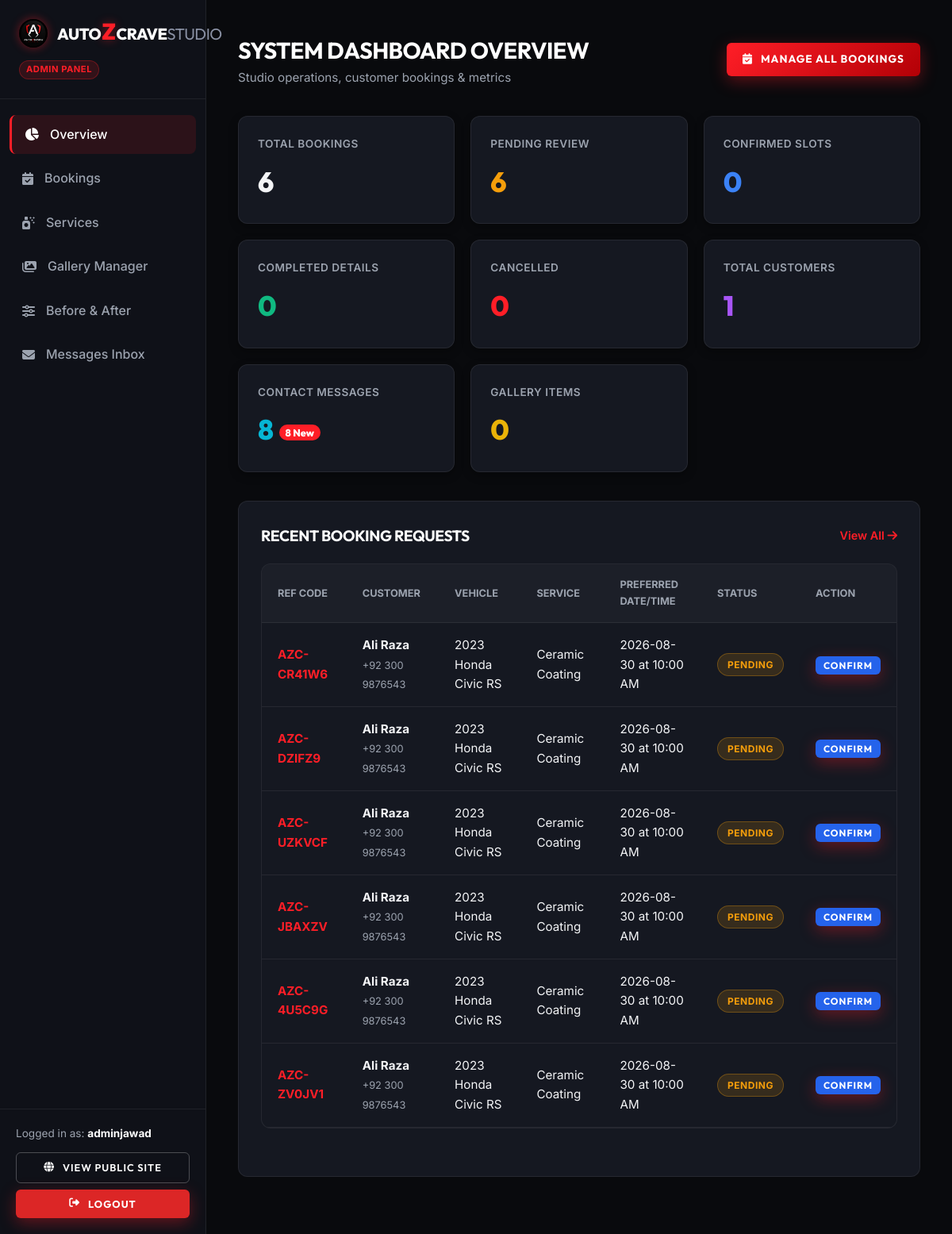
Page /admin/ (signed in) on the earlier database version.
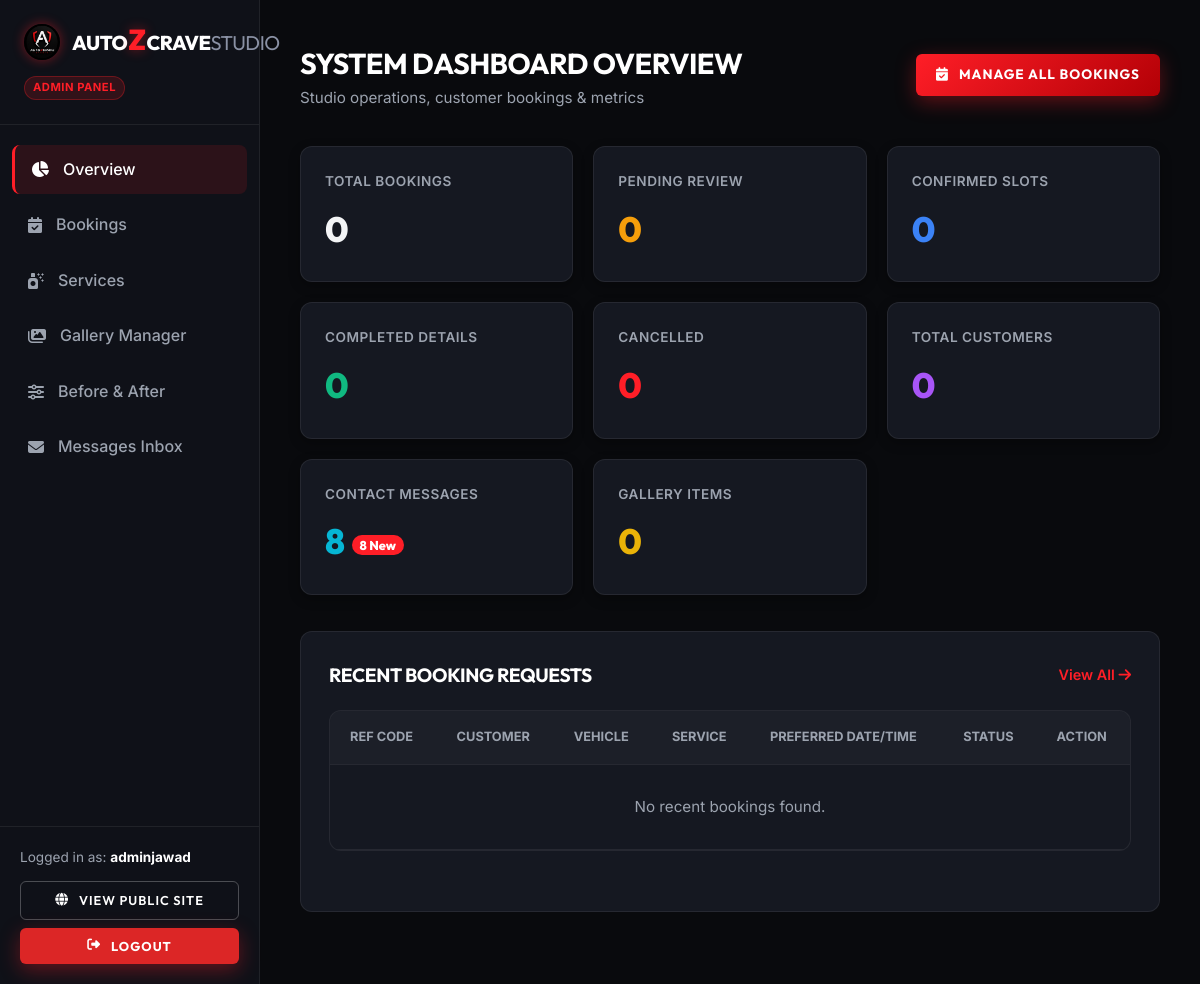
Same page on the later database version.
### models/user.py (models this page shows, shortened)
class User(UserMixin, db.Model):
    __tablename__ = 'users'
    id = db.Column(db.Integer, primary_key=True)
    name = db.Column(db.String(100), nullable=False)
    email = db.Column(db.String(120), unique=True, nullable=False, index=True)
    password_hash = db.Column(db.String(256), nullable=False)
    role = db.Column(db.String(20), nullable=False, default='customer')  # 'admin' or 'customer'
    created_at = db.Column(db.DateTime, default=datetime.utcnow)
    def is_admin(self):
        return self.role == 'admin'

### models/booking.py (models this page shows, shortened)
class Booking(db.Model):
    __tablename__ = 'bookings'
    id = db.Column(db.Integer, primary_key=True)
    reference_code = db.Column(db.String(20), unique=True, nullable=False, default=generate_booking_ref, index=True)
    customer_name = db.Column(db.String(100), nullable=False)
    customer_email = db.Column(db.String(120), nullable=False)
    customer_phone = db.Column(db.String(30), nullable=False)
    vehicle_make = db.Column(db.String(50), nullable=False)
    vehicle_model = db.Column(db.String(50), nullable=False)
    vehicle_year = db.Column(db.String(10), nullable=False)
    service_id = db.Column(db.Integer, db.ForeignKey('services.id'), nullable=False)
    preferred_date = db.Column(db.String(20), nullable=False)
    preferred_time = db.Column(db.String(20), nullable=False)
    additional_notes = db.Column(db.Text, nullable=True)
    status = db.Column(db.String(20), default='Pending', nullable=False)  # Pending, Confirmed, Completed, Cancelled
    created_at = db.Column(db.DateTime, default=datetime.utcnow)

### models/service.py (models this page shows, shortened)
class Service(db.Model):
    __tablename__ = 'services'
    id = db.Column(db.Integer, primary_key=True)
    name = db.Column(db.String(100), nullable=False)
    description = db.Column(db.Text, nullable=False)
    price = db.Column(db.String(50), nullable=True)  # e.g., "PKR 45,000" or "Starting PKR 30,000"
    duration = db.Column(db.String(50), nullable=True)  # e.g., "1 - 2 Days"
    image = db.Column(db.String(255), nullable=True)
    is_active = db.Column(db.Boolean, default=True, nullable=False)
    created_at = db.Column(db.DateTime, default=datetime.utcnow)
    bookings = db.relationship('Booking', backref='service', lazy=True, cascade='all, delete-orphan')

### routes/admin.py (the view)
@admin_bp.route('/')
@admin_required
def dashboard():
    total_bookings = Booking.query.count()
    pending_bookings = Booking.query.filter_by(status='Pending').count()
    confirmed_bookings = Booking.query.filter_by(status='Confirmed').count()
    completed_bookings = Booking.query.filter_by(status='Completed').count()
    cancelled_bookings = Booking.query.filter_by(status='Cancelled').count()
    total_messages = ContactMessage.query.count()
    unread_messages = ContactMessage.query.filter_by(status='Unread').count()
    total_gallery = GalleryItem.query.count()
    unique_customers = db.session.query(Booking.customer_email).distinct().count()
    recent_bookings = Booking.query.order_by(Booking.created_at.desc()).limit(8).all()
    recent_messages = ContactMessage.query.order_by(ContactMessage.created_at.desc()).limit(5).all()
    return render_template('admin/dashboard.html',
                           total_bookings=total_bookings,
                           pending_bookings=pending_bookings,
                           confirmed_bookings=confirmed_bookings,
                           completed_bookings=completed_bookings,
                           cancelled_bookings=cancelled_bookings,
                           total_messages=total_messages,
                           unread_messages=unread_messages,
                           total_gallery=total_gallery,
                           unique_customers=unique_customers,
                           recent_bookings=recent_bookings,
                           recent_messages=recent_messages)

### routes/admin.py (called while the page is built)
def admin_required(f):
    @wraps(f)
    @login_required
    def decorated_function(*args, **kwargs):
        if not current_user.is_admin():
            flash('Admin authorization required.', 'error')
            return redirect(url_for('auth.login'))
        return f(*args, **kwargs)
    return decorated_function

### templates/admin/dashboard.html (shortened to what this page needs)
{% extends "admin/base_admin.html" %}
{% block content %}
<div class="admin-header">
    <div>
        <h1 class="admin-page-title">SYSTEM DASHBOARD OVERVIEW</h1>
        <p style="color: var(--admin-muted); font-size: 0.95rem;">Studio operations, customer bookings & metrics</p>
    </div>
    <a href="{{ url_for('admin.bookings') }}" class="btn-primary" style="font-size: 0.85rem; padding: 10px 20px;">
        <i class="fa-solid fa-calendar-check"></i> MANAGE ALL BOOKINGS
    </a>
</div>
<div class="stats-grid">
    <div class="stat-card">
        <span class="stat-label">Total Bookings</span>
        <div class="stat-value">{{ total_bookings }}</div>
    </div>
    <div class="stat-card">
        <span class="stat-label">Pending Review</span>
        <div class="stat-value pending">{{ pending_bookings }}</div>
    </div>
    <div class="stat-card">
        <span class="stat-label">Confirmed Slots</span>
        <div class="stat-value confirmed">{{ confirmed_bookings }}</div>
    </div>
    <div class="stat-card">
        <span class="stat-label">Completed Details</span>
        <div class="stat-value completed">{{ completed_bookings }}</div>
    </div>
    <div class="stat-card">
        <span class="stat-label">Cancelled</span>
        <div class="stat-value cancelled">{{ cancelled_bookings }}</div>
    </div>
    <div class="stat-card">
        <span class="stat-label">Total Customers</span>
        <div class="stat-value" style="color: #a855f7;">{{ unique_customers }}</div>
    </div>
    <div class="stat-card">
        <span class="stat-label">Contact Messages</span>
        <div class="stat-value" style="color: #06b6d4;">{{ total_messages }} {% if unread_messages %}<span style="font-size: 0.8rem; background: var(--admin-red); color:#fff; padding:2px 8px; border-radius:50px; vertical-align:middle;">{{ unread_messages }} New</span>{% endif %}</div>
    </div>
    <div class="stat-card">
        <span class="stat-label">Gallery Items</span>
        <div class="stat-value" style="color: #eab308;">{{ total_gallery }}</div>
    </div>
</div>
<div class="admin-card-box">
    <div style="display: flex; justify-content: space-between; align-items: center; margin-bottom: 20px;">
        <h3 style="font-size: 1.2rem; text-transform: uppercase;">Recent Booking Requests</h3>
        <a href="{{ url_for('admin.bookings') }}" style="color: var(--admin-red); font-weight: 600; font-size: 0.9rem;">View All <i class="fa-solid fa-arrow-right"></i></a>
    </div>
    <div class="admin-table-container">
        <table class="admin-table">
            <thead>
                <tr>
                    <th>REF CODE</th>
                    <th>CUSTOMER</th>
                    <th>VEHICLE</th>
                    <th>SERVICE</th>
                    <th>PREFERRED DATE/TIME</th>
                    <th>STATUS</th>
                    <th>ACTION</th>
                </tr>
            </thead>
            <tbody>
                {% for b in recent_bookings %}
                <tr>
                    <td style="font-weight: 700; color: var(--admin-red);">{{ b.reference_code }}</td>
                    <td>
                        <strong style="display:block;">{{ b.customer_name }}</strong>
                        <span style="font-size:0.8rem; color:var(--admin-muted);">{{ b.customer_phone }}</span>
                    </td>
                    <td>{{ b.vehicle_year }} {{ b.vehicle_make }} {{ b.vehicle_model }}</td>
                    <td>{{ b.service.name }}</td>
                    <td>{{ b.preferred_date }} at {{ b.preferred_time }}</td>
                    <td>
                        <span class="badge badge-{{ b.status.lower() }}">{{ b.status }}</span>
                    </td>
                    <td>
                        <form action="{{ url_for('admin.update_booking_status', booking_id=b.id) }}" method="POST" style="display:inline-flex; gap:4px;">
                            {% if b.status == 'Pending' %}
                            <button type="submit" name="status" value="Confirmed" class="btn-primary" style="padding: 4px 10px; font-size: 0.75rem; background: #2563eb;">Confirm</button>
                            {% elif b.status == 'Confirmed' %}
                            <button type="submit" name="status" value="Completed" class="btn-primary" style="padding: 4px 10px; font-size: 0.75rem; background: #059669;">Complete</button>
                            {% else %}
                            <a href="{{ url_for('admin.bookings') }}" style="font-size: 0.85rem; color: var(--admin-muted);">Manage</a>
                            {% endif %}
                        </form>
                    </td>
                </tr>
                {% else %}
                <tr>
                    <td colspan="7" style="text-align: center; color: var(--admin-muted); padding: 30px;">No recent bookings found.</td>
                </tr>
                {% endfor %}
            </tbody>
        </table>
    </div>
</div>
{% endblock %}

### templates/admin/base_admin.html (shortened to what this page needs)
<!DOCTYPE html>
<html lang="en">
<head>
    <link rel="stylesheet" href="https://cdnjs.cloudflare.com/ajax/libs/font-awesome/6.4.0/css/all.min.css">
    <link rel="stylesheet" href="{{ url_for('static', filename='css/style.css') }}">
    <link rel="stylesheet" href="{{ url_for('static', filename='css/admin.css') }}">
</head>
<body class="admin-body">
    <aside class="admin-sidebar">
        <div class="admin-sidebar-header">
            <a href="{{ url_for('admin.dashboard') }}" class="brand-logo" style="font-size: 1.25rem;">
                <img src="{{ url_for('static', filename='images/logo.jpg') }}" alt="AutozCraveStudio Logo" class="brand-logo-img" style="height: 36px;">
                <span>Auto<span class="z-red">Z</span>Crave<span class="studio-gray">Studio</span></span>
            </a>
            <span style="display:inline-block; font-size:0.7rem; color:var(--red-z); background:rgba(255,30,39,0.15); border:1px solid rgba(255,30,39,0.3); padding:2px 8px; border-radius:50px; font-weight:700; margin-top:8px; letter-spacing:0.5px;">ADMIN PANEL</span>
        </div>
        <nav class="admin-nav">
            <a href="{{ url_for('admin.dashboard') }}" class="admin-nav-item {% if request.endpoint == 'admin.dashboard' %}active{% endif %}">
                <i class="fa-solid fa-chart-pie"></i> Overview
            </a>
            <a href="{{ url_for('admin.bookings') }}" class="admin-nav-item {% if request.endpoint == 'admin.bookings' %}active{% endif %}">
                <i class="fa-solid fa-calendar-check"></i> Bookings
            </a>
            <a href="{{ url_for('admin.services') }}" class="admin-nav-item {% if request.endpoint == 'admin.services' %}active{% endif %}">
                <i class="fa-solid fa-spray-can-sparkles"></i> Services
            </a>
            <a href="{{ url_for('admin.gallery') }}" class="admin-nav-item {% if request.endpoint == 'admin.gallery' %}active{% endif %}">
                <i class="fa-solid fa-images"></i> Gallery Manager
            </a>
            <a href="{{ url_for('admin.before_after') }}" class="admin-nav-item {% if request.endpoint == 'admin.before_after' %}active{% endif %}">
                <i class="fa-solid fa-sliders"></i> Before & After
            </a>
            <a href="{{ url_for('admin.messages') }}" class="admin-nav-item {% if request.endpoint == 'admin.messages' %}active{% endif %}">
                <i class="fa-solid fa-envelope"></i> Messages Inbox
            </a>
        </nav>
        <div class="admin-sidebar-footer">
            <div style="font-size: 0.85rem; color: var(--admin-muted); margin-bottom: 12px;">
                Logged in as: <strong style="color:#fff;">{{ current_user.name }}</strong>
            </div>
            <a href="{{ url_for('main.index') }}" class="btn-outline" target="_blank" style="width: 100%; padding: 8px 14px; font-size: 0.8rem; margin-bottom: 8px;">
                <i class="fa-solid fa-globe"></i> View Public Site
            </a>
            <a href="{{ url_for('auth.logout') }}" class="btn-primary" style="width: 100%; padding: 8px 14px; font-size: 0.8rem; background: #dc2626;">
                <i class="fa-solid fa-right-from-bracket"></i> Logout
            </a>
        </div>
    </aside>
    <main class="admin-main">
        {% block content %}{% endblock %}
    </main>
</body>
</html>

### static/css/style.css (style rules this page uses)
:root { --bg-dark: #0a0b0e; --bg-surface: #11131a; --bg-card: rgba(20, 24, 34, 0.75); --bg-card-hover: rgba(28, 33, 46, 0.85); --border-color: rgba(255, 255, 255, 0.08); --border-accent: rgba(255, 30, 39, 0.4); --text-main: #ffffff; --text-muted: #9aa1b2; --text-subtle: #6c758d; --red-z: #ff1e27; --red-glow: rgba(255, 30, 39, 0.45); --red-gradient: linear-gradient(135deg, #ff1e27 0%, #b30006 100%); --font-heading: 'Outfit', 'Montserrat', -apple-system, sans-serif; --font-body: 'Inter', -apple-system, sans-serif; --radius-sm: 6px; --radius-md: 12px; --radius-lg: 20px; --transition: all 0.3s cubic-bezier(0.16, 1, 0.3, 1); }
*, *::before, *::after { box-sizing: border-box; margin: 0; padding: 0; }
html { scroll-behavior: smooth; font-size: 16px; }
body { background-color: var(--bg-dark); color: var(--text-main); font-family: var(--font-body); line-height: 1.6; overflow-x: hidden; min-height: 100vh; display: flex; flex-direction: column; }
h1, h2, h3, h4, h5, h6 { font-family: var(--font-heading); font-weight: 700; letter-spacing: -0.02em; color: var(--text-main); }
a { color: inherit; text-decoration: none; transition: var(--transition); }
img { max-width: 100%; height: auto; display: block; }
.brand-logo { font-family: var(--font-heading); font-size: 1.6rem; font-weight: 800; letter-spacing: -0.5px; text-transform: uppercase; color: #ffffff; display: inline-flex; align-items: center; gap: 12px; margin-right: 40px; }
.brand-logo-img { height: 44px; width: auto; border-radius: 50%; box-shadow: 0 0 12px var(--red-glow); transition: transform 0.3s ease; }
.brand-logo .z-red { color: var(--red-z); text-shadow: 0 0 12px var(--red-glow); font-size: 1.8rem; line-height: 1; margin: 0 1px; }
.brand-logo .studio-gray { color: #8a91a4; font-weight: 400; }
.btn-primary { display: inline-flex; align-items: center; justify-content: center; gap: 10px; background: var(--red-gradient); color: #ffffff; font-family: var(--font-heading); font-weight: 700; text-transform: uppercase; letter-spacing: 1px; padding: 14px 32px; border-radius: var(--radius-sm); border: none; cursor: pointer; box-shadow: 0 6px 20px rgba(255, 30, 39, 0.35); transition: var(--transition); }
.btn-outline { display: inline-flex; align-items: center; justify-content: center; gap: 10px; background: transparent; color: #ffffff; font-family: var(--font-heading); font-weight: 600; text-transform: uppercase; letter-spacing: 1px; padding: 13px 30px; border-radius: var(--radius-sm); border: 1px solid rgba(255, 255, 255, 0.25); cursor: pointer; transition: var(--transition); }

Differences in the rows shown:
removed Booking: reference_code "AZC-CR41W6", customer_name "Ali Raza", customer_phone "+92 300 9876543", vehicle_year "2023", vehicle_make "Honda", vehicle_model "Civic RS", service.name "Ceramic Coating", preferred_date "2026-08-30", preferred_time "10:00 AM", status "PENDING", shows "CONFIRM"
removed Booking: reference_code "AZC-DZIFZ9", customer_name "Ali Raza", customer_phone "+92 300 9876543", vehicle_year "2023", vehicle_make "Honda", vehicle_model "Civic RS", service.name "Ceramic Coating", preferred_date "2026-08-30", preferred_time "10:00 AM", status "PENDING", shows "CONFIRM"
removed Booking: reference_code "AZC-UZKVCF", customer_name "Ali Raza", customer_phone "+92 300 9876543", vehicle_year "2023", vehicle_make "Honda", vehicle_model "Civic RS", service.name "Ceramic Coating", preferred_date "2026-08-30", preferred_time "10:00 AM", status "PENDING", shows "CONFIRM"
removed Booking: reference_code "AZC-JBAXZV", customer_name "Ali Raza", customer_phone "+92 300 9876543", vehicle_year "2023", vehicle_make "Honda", vehicle_model "Civic RS", service.name "Ceramic Coating", preferred_date "2026-08-30", preferred_time "10:00 AM", status "PENDING", shows "CONFIRM"
removed Booking: reference_code "AZC-4U5C9G", customer_name "Ali Raza", customer_phone "+92 300 9876543", vehicle_year "2023", vehicle_make "Honda", vehicle_model "Civic RS", service.name "Ceramic Coating", preferred_date "2026-08-30", preferred_time "10:00 AM", status "PENDING", shows "CONFIRM"
removed Booking: reference_code "AZC-ZV0JV1", customer_name "Ali Raza", customer_phone "+92 300 9876543", vehicle_year "2023", vehicle_make "Honda", vehicle_model "Civic RS", service.name "Ceramic Coating", preferred_date "2026-08-30", preferred_time "10:00 AM", status "PENDING", shows "CONFIRM"
Other differences:
{{ total_bookings }}: "6" → "0"
{{ pending_bookings }}: "6" → "0"
{{ unique_customers }}: "1" → "0"
text now shown: "No recent bookings found."
